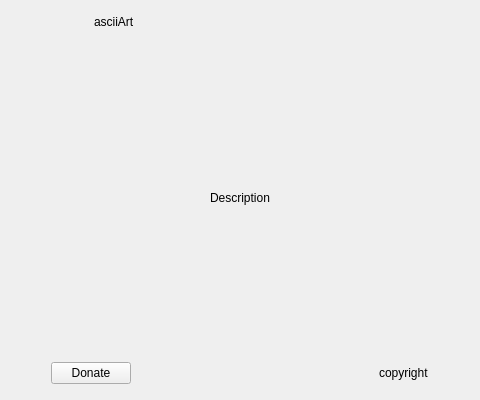
<?xml version="1.0" encoding="UTF-8"?>
<ui version="4.0">
 <class>About</class>
 <widget class="QDialog" name="About">
  <property name="geometry">
   <rect>
    <x>0</x>
    <y>0</y>
    <width>480</width>
    <height>400</height>
   </rect>
  </property>
  <property name="windowTitle">
   <string>Dialog</string>
  </property>
  <layout class="QVBoxLayout" name="verticalLayout_2">
   <item>
    <layout class="QHBoxLayout" name="horizontalLayout">
     <item>
      <spacer name="horizontalSpacer_6">
       <property name="orientation">
        <enum>Qt::Horizontal</enum>
       </property>
       <property name="sizeType">
        <enum>QSizePolicy::Preferred</enum>
       </property>
       <property name="sizeHint" stdset="0">
        <size>
         <width>20</width>
         <height>20</height>
        </size>
       </property>
      </spacer>
     </item>
     <item>
      <widget class="QLabel" name="logoLbl">
       <property name="sizePolicy">
        <sizepolicy hsizetype="Preferred" vsizetype="Preferred">
         <horstretch>0</horstretch>
         <verstretch>0</verstretch>
        </sizepolicy>
       </property>
       <property name="maximumSize">
        <size>
         <width>128</width>
         <height>128</height>
        </size>
       </property>
       <property name="text">
        <string/>
       </property>
       <property name="pixmap">
        <pixmap resource="resources.qrc">:/icons/appIcon.png</pixmap>
       </property>
       <property name="scaledContents">
        <bool>true</bool>
       </property>
      </widget>
     </item>
     <item>
      <spacer name="horizontalSpacer">
       <property name="orientation">
        <enum>Qt::Horizontal</enum>
       </property>
       <property name="sizeType">
        <enum>QSizePolicy::Preferred</enum>
       </property>
       <property name="sizeHint" stdset="0">
        <size>
         <width>50</width>
         <height>20</height>
        </size>
       </property>
      </spacer>
     </item>
     <item>
      <widget class="QLabel" name="titleLbl">
       <property name="text">
        <string>asciiArt</string>
       </property>
      </widget>
     </item>
     <item>
      <spacer name="horizontalSpacer_2">
       <property name="orientation">
        <enum>Qt::Horizontal</enum>
       </property>
       <property name="sizeType">
        <enum>QSizePolicy::Expanding</enum>
       </property>
       <property name="sizeHint" stdset="0">
        <size>
         <width>40</width>
         <height>20</height>
        </size>
       </property>
      </spacer>
     </item>
     <item alignment="Qt::AlignTop">
      <widget class="QPushButton" name="closeButton">
       <property name="text">
        <string/>
       </property>
       <property name="icon">
        <iconset>
         <normaloff>:/icons/close.jpg</normaloff>:/icons/close.jpg</iconset>
       </property>
       <property name="flat">
        <bool>true</bool>
       </property>
      </widget>
     </item>
    </layout>
   </item>
   <item>
    <layout class="QVBoxLayout" name="verticalLayout">
     <item>
      <spacer name="verticalSpacer">
       <property name="orientation">
        <enum>Qt::Vertical</enum>
       </property>
       <property name="sizeType">
        <enum>QSizePolicy::Expanding</enum>
       </property>
       <property name="sizeHint" stdset="0">
        <size>
         <width>20</width>
         <height>92</height>
        </size>
       </property>
      </spacer>
     </item>
     <item alignment="Qt::AlignHCenter">
      <widget class="QLabel" name="descLbl">
       <property name="text">
        <string>Description</string>
       </property>
      </widget>
     </item>
     <item>
      <spacer name="verticalSpacer_2">
       <property name="orientation">
        <enum>Qt::Vertical</enum>
       </property>
       <property name="sizeHint" stdset="0">
        <size>
         <width>20</width>
         <height>92</height>
        </size>
       </property>
      </spacer>
     </item>
    </layout>
   </item>
   <item>
    <layout class="QHBoxLayout" name="horizontalLayout_2">
     <item>
      <spacer name="horizontalSpacer_4">
       <property name="orientation">
        <enum>Qt::Horizontal</enum>
       </property>
       <property name="sizeType">
        <enum>QSizePolicy::Preferred</enum>
       </property>
       <property name="sizeHint" stdset="0">
        <size>
         <width>40</width>
         <height>20</height>
        </size>
       </property>
      </spacer>
     </item>
     <item>
      <widget class="QPushButton" name="donateButton">
       <property name="text">
        <string>Donate</string>
       </property>
       <property name="icon">
        <iconset resource="resources.qrc">
         <normaloff>:/icons/donate.png</normaloff>:/icons/donate.png</iconset>
       </property>
      </widget>
     </item>
     <item>
      <spacer name="horizontalSpacer_3">
       <property name="orientation">
        <enum>Qt::Horizontal</enum>
       </property>
       <property name="sizeHint" stdset="0">
        <size>
         <width>40</width>
         <height>20</height>
        </size>
       </property>
      </spacer>
     </item>
     <item>
      <widget class="QLabel" name="copyrightLbl">
       <property name="text">
        <string>copyright</string>
       </property>
      </widget>
     </item>
     <item>
      <spacer name="horizontalSpacer_5">
       <property name="orientation">
        <enum>Qt::Horizontal</enum>
       </property>
       <property name="sizeType">
        <enum>QSizePolicy::Preferred</enum>
       </property>
       <property name="sizeHint" stdset="0">
        <size>
         <width>40</width>
         <height>20</height>
        </size>
       </property>
      </spacer>
     </item>
    </layout>
   </item>
   <item>
    <spacer name="verticalSpacer_3">
     <property name="orientation">
      <enum>Qt::Vertical</enum>
     </property>
     <property name="sizeType">
      <enum>QSizePolicy::Fixed</enum>
     </property>
     <property name="sizeHint" stdset="0">
      <size>
       <width>20</width>
       <height>5</height>
      </size>
     </property>
    </spacer>
   </item>
  </layout>
 </widget>
 <resources>
  <include location="resources.qrc"/>
 </resources>
 <connections/>
</ui>
